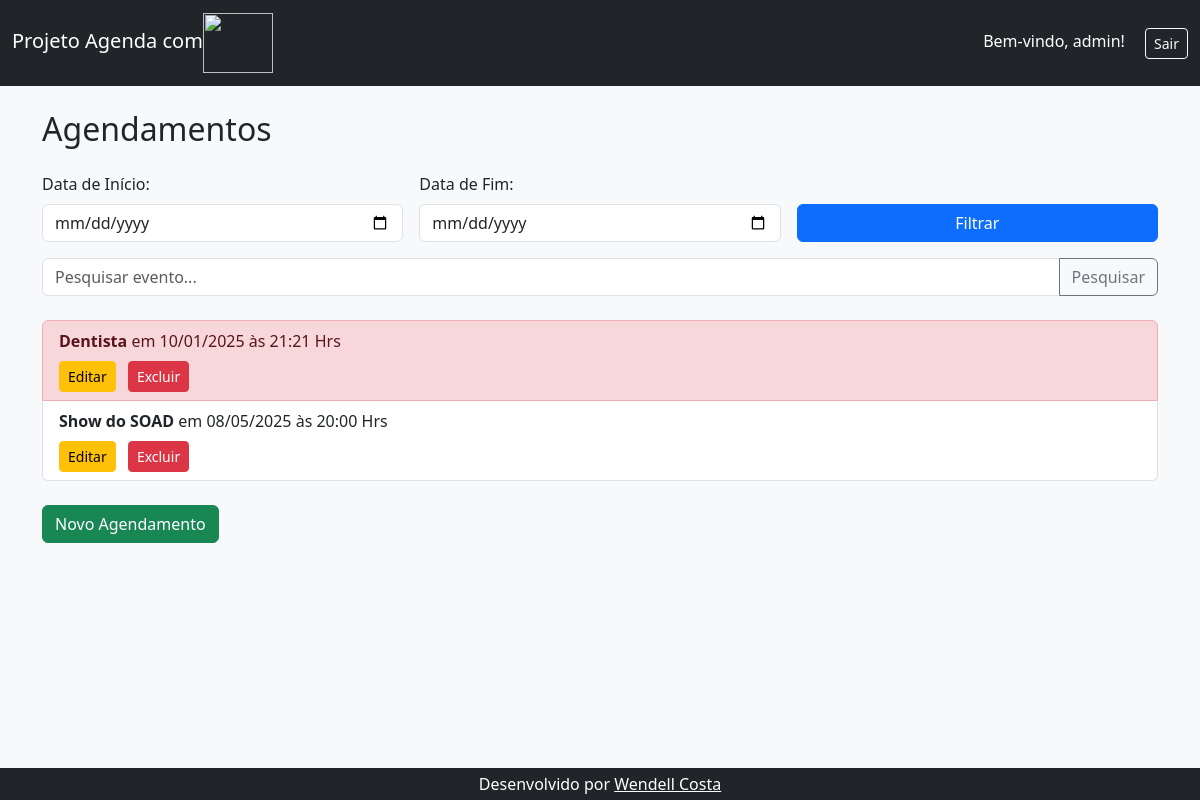
The page /agenda/ (signed in) on the database its author committed.
### core/models.py (models this page shows, shortened)
class Evento(models.Model):
    titulo = models.CharField(max_length=100)
    descricao = models.TextField(blank=True, null=True) # A descrição pode ser nulo ou vazio
    data_evento = models.DateTimeField(verbose_name='Data do Evento') # A data do evento é obrigatória, o verbose_name é o nome que será exibido no formulário
    data_criacao = models.DateTimeField(auto_now=True, verbose_name='Data da Criação') # A data de criação do evento é automatica
    usuario = models.ForeignKey(User, on_delete=models.CASCADE) # Se o usuário dono do evento for excluido da aplicação, todos os eventos serão excluídos
    class Meta:
        db_table = 'evento' # Define o nome da tabela no banco de dados como 'evento' ao invés de 'core_evento' que é o padrão do Django
    def get_data_evento(self):
        return self.data_evento.strftime('%d/%m/%Y às %H:%M Hrs') # Retorna a data do evento formatada
    def get_evento_atrasado(self):
        if self.data_evento < datetime.now() - timedelta(hours=1):
            return True
        else:
            return False

### core/views.py (the view)
# urls.py: path('agenda/', views.lista_eventos),
@login_required(login_url='/login/') # Verifica se o usuário está logado, caso não esteja, redireciona para a página de login
def lista_eventos(request):
    usuario = request.user
    evento = Evento.objects.filter(usuario=usuario) # Filtra os eventos do usuário logado e armazena na variável evento
    dados = {'eventos': evento} # Cria um dicionário com o evento e armazena na variável dados
    return render(request, 'agenda.html', dados) # Renderiza a página agenda.html com os dados do dicionário

### agenda/templates/agenda.html
{% extends "model-page.html" %}
{% block content %}
<div class="agenda-container">
    <h2 class="mb-4">Agendamentos</h2>
    <form method="GET" action="/agenda/filter/" class="row g-3 mb-3">
        <div class="col-md-4">
            <label for="data_inicio" class="form-label">Data de Início:</label>
            <input type="date" id="data_inicio" name="data_inicio" class="form-control">
        </div>
        <div class="col-md-4">
            <label for="data_fim" class="form-label">Data de Fim:</label>
            <input type="date" id="data_fim" name="data_fim" class="form-control">
        </div>
        <div class="col-md-4 align-self-end">
            <button type="submit" class="btn btn-primary w-100">Filtrar</button>
        </div>
    </form>
    <form method="GET" action="/agenda/search/" class="input-group mb-4">
        <input type="text" id="procura_evento" name="procura_evento" class="form-control" placeholder="Pesquisar evento...">
        <button type="submit" class="btn btn-outline-secondary">Pesquisar</button>
    </form>
    <ul class="list-group mb-4">
        {% for evento in eventos %}
            <li class="list-group-item {% if evento.get_evento_atrasado %}list-group-item-danger{% endif %}">
                <strong>{{ evento.titulo }}</strong> em {{ evento.get_data_evento }}
                <div class="mt-2">
                    <a href="evento/?id={{ evento.id }}" class="btn btn-sm btn-warning me-2">Editar</a>
                    <a href="evento/delete/{{ evento.id }}/" class="btn btn-sm btn-danger">Excluir</a>
                </div>
            </li>
        {% endfor %}
    </ul>
    <a href="/agenda/evento/" class="btn btn-success">Novo Agendamento</a>
</div>
{% endblock %}

### agenda/templates/model-header.html (shortened to what this page needs)
{% load static %}
<header class="header">
    <nav class="navbar navbar-expand-lg navbar-dark bg-dark">
        <div class="container-fluid">
            <span class="navbar-brand">Projeto Agenda com<img src="{% static 'img/django_icon.svg' %}" width="70" height="60"></span>
            <div class="ms-auto">
                <span class="me-3 text-white">Bem-vindo, {{ user.first_name }} {{ user.last_name|default:user.username }}!</span>
                <a href="/logout" class="btn btn-outline-light btn-sm">Sair</a>
            </div>
        </div>
    </nav>
</header>

### rows shown on the page
Evento: titulo "Dentista", get_data_evento "10/01/2025 às 21:21 Hrs"
Evento: titulo "Show do SOAD", get_data_evento "08/05/2025 às 20:00 Hrs"

### other values the page prints
{{ user.last_name|default:user.username }} "admin"
